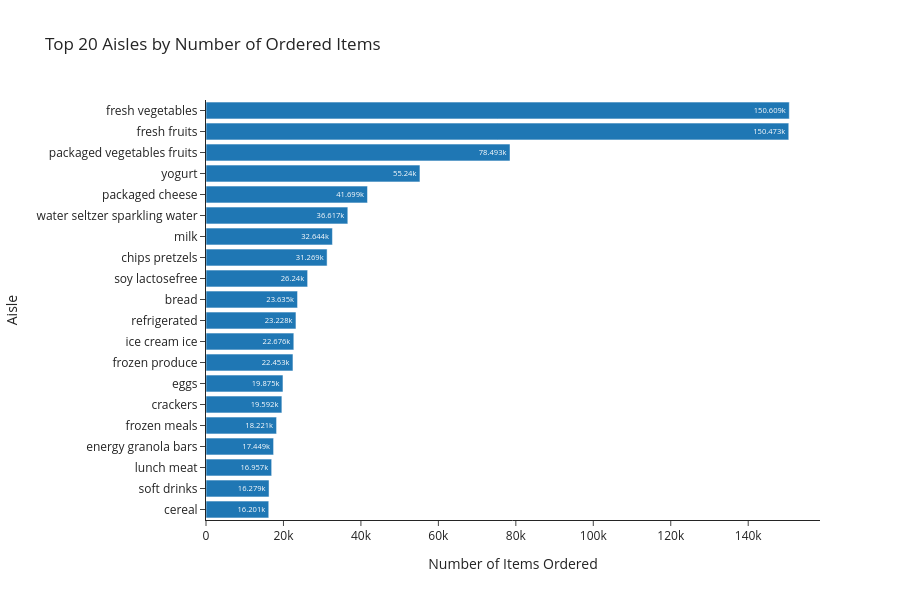

The cell this chart's notebook holds for it:
### Markdown cell above
Aisles sit _between_ products and departments in the hierarchy and often give
a more actionable view than either: they group similar items but stay
specific enough to inform shelf and search-result design.

### Code cell
aisle_counts = op["aisle"].value_counts().head(20).reset_index()
aisle_counts.columns = ["Aisle", "Number of Items Ordered"]

fig = px.bar(
    aisle_counts,
    x="Number of Items Ordered",
    y="Aisle",
    orientation="h",
    title="Top 20 Aisles by Number of Ordered Items",
    text_auto=True,
    height=600,
)
fig.update_layout(yaxis=dict(autorange="reversed"))
fig.show()

### Figure 1 — Plotly figure (JSON) as saved in the notebook; plotly's stock layout.template omitted (floating-point values rounded to 4 significant figures)
{"data": [{"hovertemplate": "Number of Items Ordered=%{x}<br>Aisle=%{y}<extra></extra>", "legendgroup": "", "marker": {"color": "#1F77B4", "pattern": {"shape": ""}}, "name": "", "orientation": "h", "showlegend": false, "textposition": "auto", "texttemplate": "%{x}", "type": "bar", "x": [150609, 150473, 78493, 55240, 41699, 36617, 32644, 31269, 26240, 23635, 23228, 22676, 22453, 19875, 19592, 18221, 17449, 16957, 16279, 16201], "xaxis": "x", "y": ["fresh vegetables", "fresh fruits", "packaged vegetables fruits", "yogurt", "packaged cheese", "water seltzer sparkling water", "milk", "chips pretzels", "soy lactosefree", "bread", "refrigerated", "ice cream ice", "frozen produce", "eggs", "crackers", "frozen meals", "energy granola bars", "lunch meat", "soft drinks", "cereal"], "yaxis": "y"}], "layout": {"barmode": "relative", "height": 600, "legend": {"tracegroupgap": 0}, "title": {"text": "Top 20 Aisles by Number of Ordered Items"}, "xaxis": {"anchor": "y", "domain": [0.0, 1.0], "title": {"text": "Number of Items Ordered"}}, "yaxis": {"anchor": "x", "autorange": "reversed", "domain": [0.0, 1.0], "title": {"text": "Aisle"}}}}
